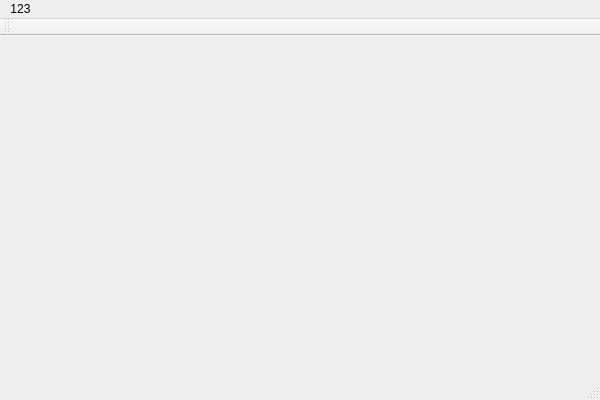
<?xml version="1.0" encoding="UTF-8"?>
<ui version="4.0">
 <class>toobarClass</class>
 <widget class="QMainWindow" name="toobarClass">
  <property name="geometry">
   <rect>
    <x>0</x>
    <y>0</y>
    <width>600</width>
    <height>400</height>
   </rect>
  </property>
  <property name="windowTitle">
   <string>toobar</string>
  </property>
  <widget class="QWidget" name="centralWidget"/>
  <widget class="QMenuBar" name="menuBar">
   <property name="geometry">
    <rect>
     <x>0</x>
     <y>0</y>
     <width>600</width>
     <height>23</height>
    </rect>
   </property>
   <widget class="QMenu" name="menu123">
    <property name="title">
     <string>123</string>
    </property>
   </widget>
   <addaction name="menu123"/>
  </widget>
  <widget class="QToolBar" name="mainToolBar">
   <attribute name="toolBarArea">
    <enum>TopToolBarArea</enum>
   </attribute>
   <attribute name="toolBarBreak">
    <bool>false</bool>
   </attribute>
  </widget>
  <widget class="QStatusBar" name="statusBar"/>
 </widget>
 <layoutdefault spacing="6" margin="11"/>
 <resources>
  <include location="toobar.qrc"/>
 </resources>
 <connections/>
</ui>
